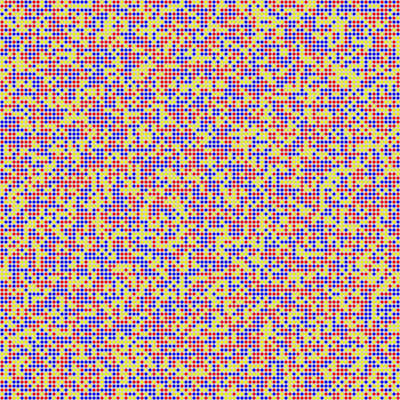
Frame 1 (no input)
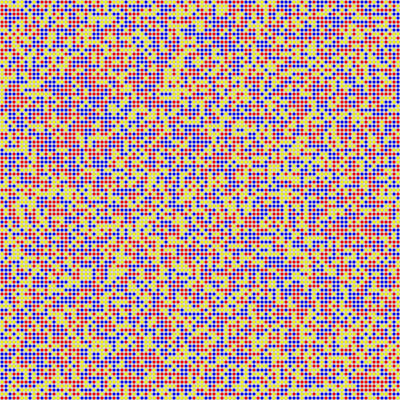
Frame 2 (the mouse pressed at the canvas centre, redrawn once)

The p5.js sketch that drew these frames (run headless with seeded random() and noise() and a simulated clock; the mouse was pressed at the canvas centre and the sketch redrawn once):

// p5.js sketch
// ── sketch.js
function setup() {
  createCanvas(400, 400);
  noLoop();
}

function draw() {
  background(220);
  // set up grid parameters
  let gridSize = 100; // toto se da hezky menit a uz tak to ovlivni vizual
  let tileWidth = width / gridSize;
  let tileHeight = height / gridSize;

  // loop through each tile in the grid
  for (let i = 0; i < gridSize; i++) {
    for (let j = 0; j < gridSize; j++) {
      // calculate tile position
      let x = i * tileWidth;
      let y = j * tileHeight;

      // apply translation to center of tile
      push();
      translate(x + tileWidth / 2, y + tileHeight / 2);
      // here you can draw a tile
      fill(random(["red", "blue", "yellow"]));
      strokeWeight(0.1);
      circle(0,0, 3);
      pop()
    }
  }
}
